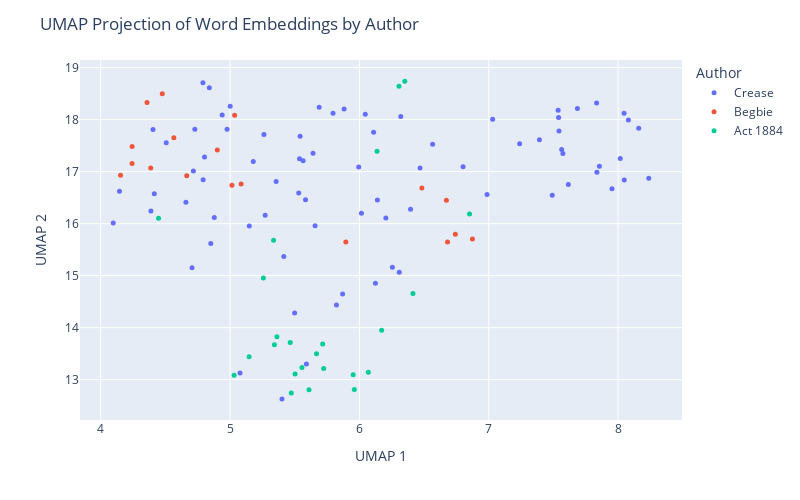

The notebook cell this image was saved under:
### Code cell
umap_df = pd.DataFrame(proj, columns=['UMAP 1', 'UMAP 2'])
umap_df['Author'] = labels
umap_df['Text'] = [snip for auth in act_snippets for snip in act_snippets[auth]]
umap_df['Text'] = umap_df['Text'].apply(lambda t: wrap_text(t, width=60))

fig = px.scatter(umap_df, x='UMAP 1', y='UMAP 2', 
                 color='Author', hover_data=['Text'], 
                 width=800, height=500 )
fig.update_traces(marker=dict(size=5))
fig.update_layout(title='UMAP Projection of Word Embeddings by Author')
fig.show()
